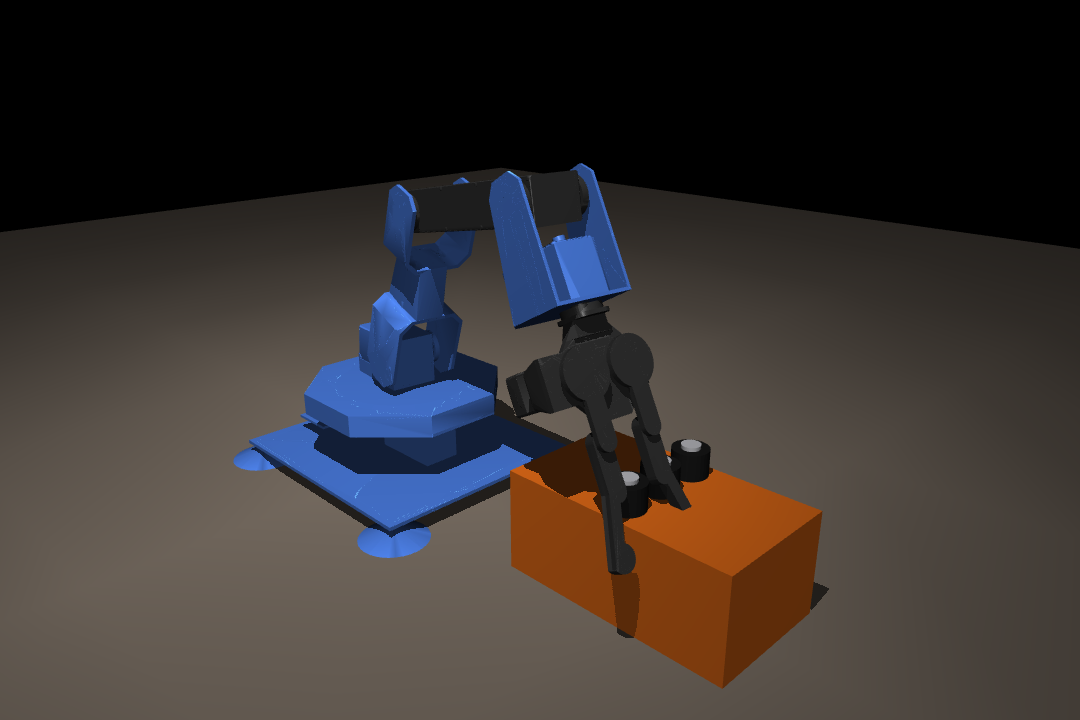
#> input picture sim/grasp_knob0.png, 1080 x 720 px
$ python -i knobs2.py   (imports and definitions only)
#> lines starting #> are read from the running program, lines starting #| are printed output that depends on the picture; after the words box and inside, x2 and y2 are one past the last pixel; in counts of white or black regions, pixels touching at a corner belong together
#> further down, picture is the input picture: shape (720, 1080, 3); mean B, G, R 47.7, 49.8, 55.4
#> in find, `hsv = cv2.cvtColor(frame, cv2.COLOR_BGR2HSV)`: hsv: shape (720, 1080, 3); mean H, S, V 17.4, 51.5, 62.1
#!/usr/bin/env python3
"""Find knobs on the pedal. Classical tier; ML tier lives in knobs_ml.py.

What the pixels actually look like, measured on the bench photos rather than
assumed:

  the orange pedal      hue 13ish, saturation 150+
  the black knob body   any hue, very low value
  the metal cap on top  low saturation (grey), value above the body
  the white pointer     a tab sticking out of the cap, so the cap blob is a
                        circle with a bump, not a clean circle

Two traps that cost real debugging time and are encoded in the thresholds:

1. Brightness alone does NOT find the cap. Under a hot exposure the orange
   pedal is brighter than the grey cap, so a "top N percent brightest" rule
   selects the pedal. Saturation is the honest discriminator: the cap is
   grey, the pedal is vivid. The bright/dark split is then made by Otsu on
   just the low-saturation pixels.
2. The white cells of an ArUco tag are also grey and bright, so they look
   exactly like a cap. What separates them is shape: a square fills its
   bounding box (ratio near 1.0) while a disc fills about 0.785. Hence the
   UPPER bound on bounding-box fill. A lower bound alone lets every tag cell
   through, which is what happened first.

The final say belongs to the dark-ring test: a real cap is ringed by the
black knob body, and nothing else in the scene is.

    knobs = find(frame)                       # pixel coordinates
    knobs = find(frame, view=plane_view)      # adds mm in the pedal frame
"""
import numpy as np
import cv2

# hue band of the DS-1 body; wide enough for blown highlights
ORANGE_H = (3, 32)
ORANGE_S = 55
GREY_S = 90          # above this a pixel is coloured, so not a metal cap
RING = 1.35          # sample the knob body at this multiple of the cap radius
DARK_FRAC = 0.45     # this much of that ring must be dark to accept the cap
AREA_FRAC = (0.0015, 0.08)    # cap area as a fraction of the frame
ASPECT = (0.65, 1.55)
BBFILL = (0.50, 0.88)         # upper bound is what rejects square tag cells
CIRCLE_FILL = 0.50            # area / area of min enclosing circle


def _cap_mask(hsv):
    """Pixels that could be a metal cap, plus the value cut used to find them."""
    H, S, V = cv2.split(hsv)
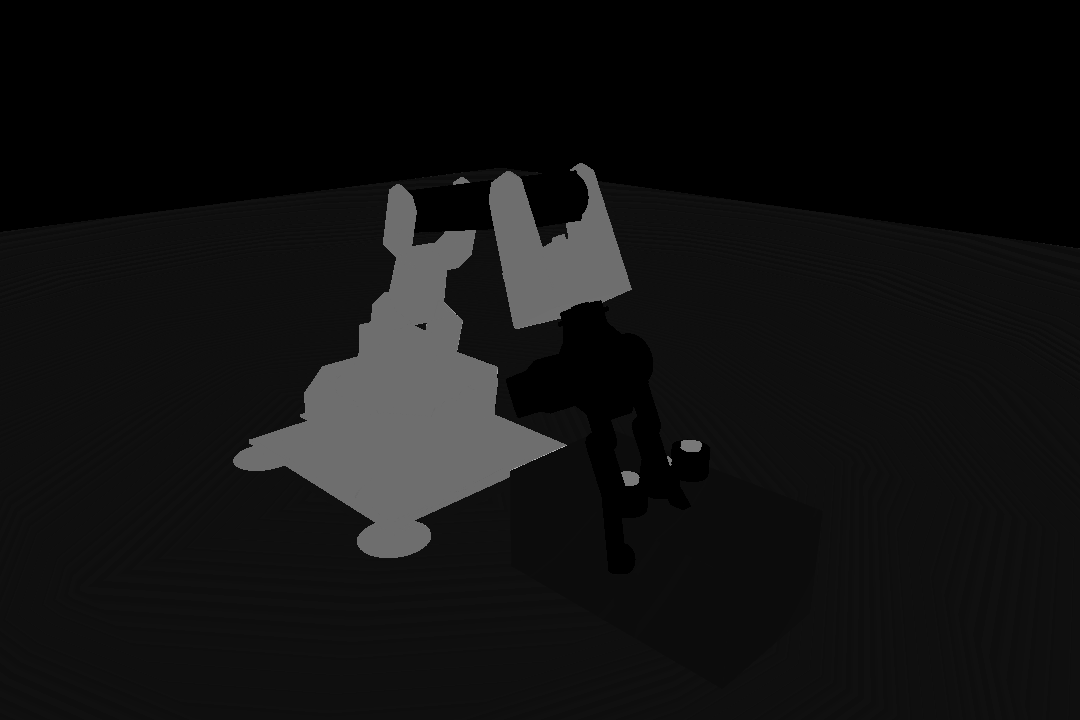
#> H: shape (720, 1080); min 0, max 177, mean 17.4
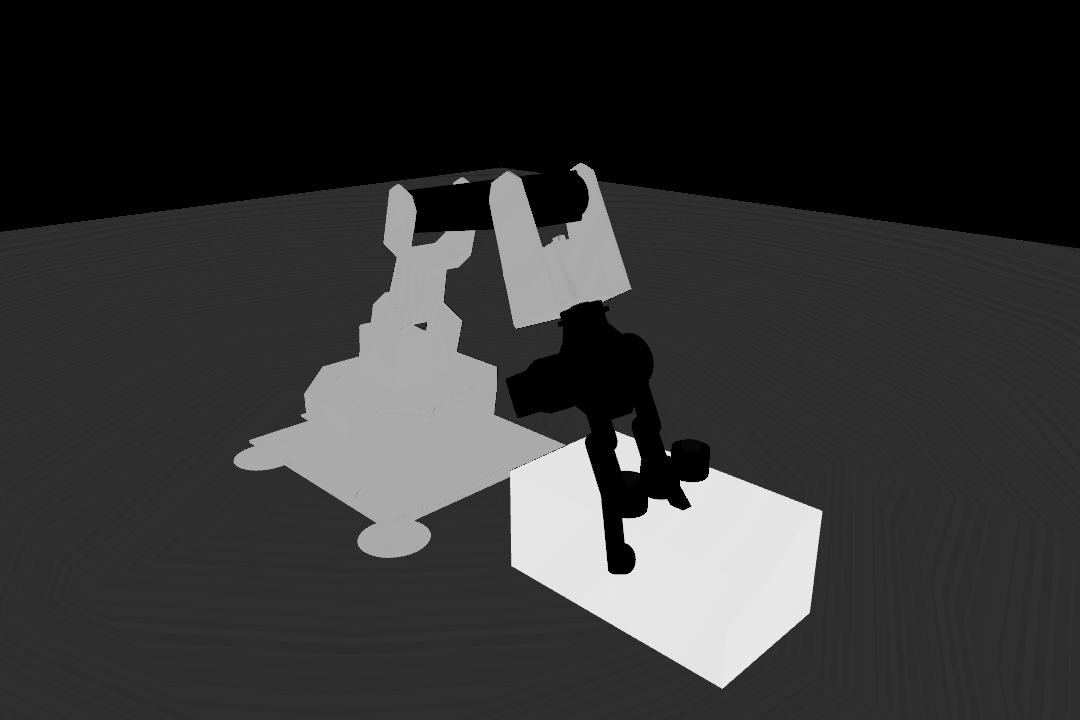
#> S: shape (720, 1080); min 0, max 231, mean 51.5
    orange = (H >= ORANGE_H[0]) & (H <= ORANGE_H[1]) & (S >= ORANGE_S)
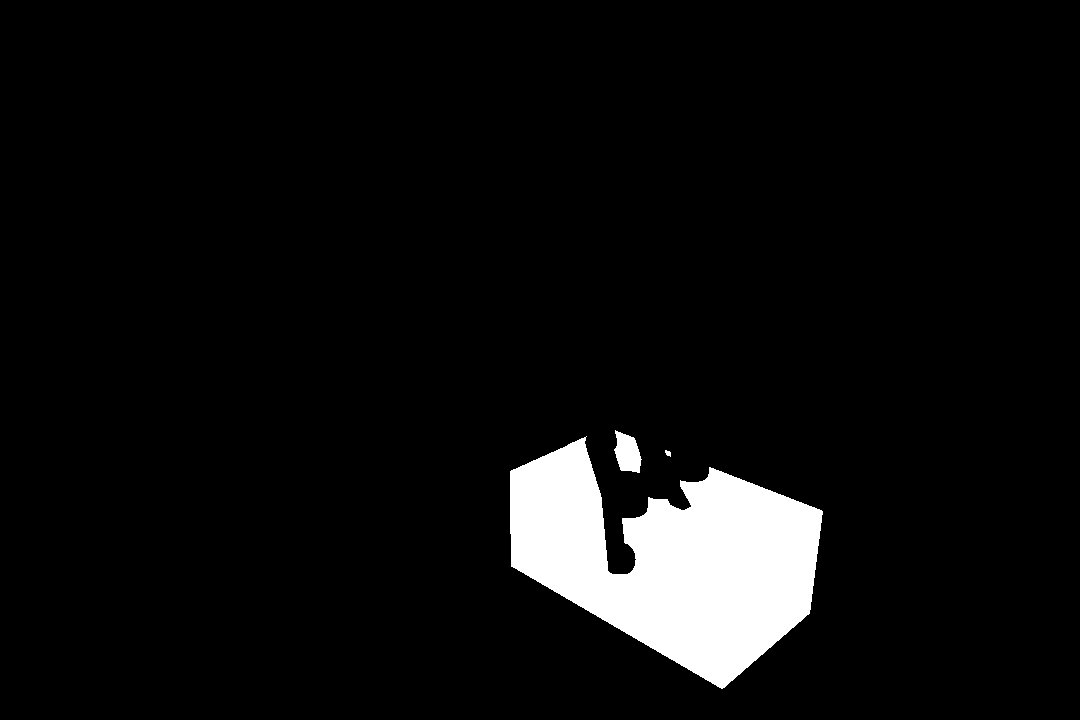
#> orange: shape (720, 1080) bool; 5.9% white; 3 white regions, box (x1, y1, x2, y2) and area: (510, 436, 823, 689) 44687, (614, 430, 642, 473) 813, (665, 450, 671, 457) 28
    grey = (~orange) & (S < GREY_S)
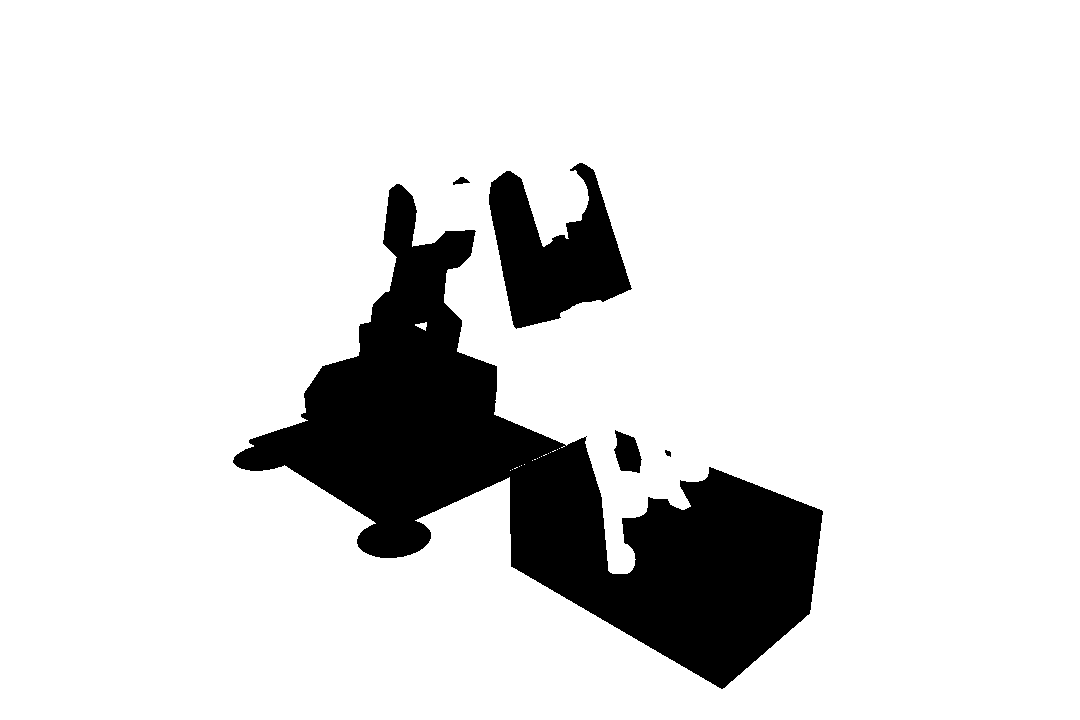
#> grey: shape (720, 1080) bool; 86.6% white; 5 black regions, box (x1, y1, x2, y2) and area: (233, 184, 823, 689) 90151, (489, 163, 632, 329) 12971, (614, 430, 642, 473) 813, (453, 177, 470, 185) 74, (665, 450, 671, 457) 28
    if grey.sum() < 500:
        return None, None
    cut, _ = cv2.threshold(V[grey].astype(np.uint8), 0, 255,
                           cv2.THRESH_BINARY + cv2.THRESH_OTSU)
#> cut = 45
    cap = (grey & (V > cut)).astype(np.uint8)
#> cap: shape (720, 1080); values 0 (black) and 1 (white), 50.2% white; 3 black regions (2 under 20 px), largest, box (x1, y1, x2, y2) and area: (0, 0, 1080, 689) 387524
    cap = cv2.morphologyEx(cap, cv2.MORPH_CLOSE, np.ones((7, 7), np.uint8))
#> cap: shape (720, 1080); values 0 (black) and 1 (white), 50.4% white; 1 black region, box (x1, y1, x2, y2) and area: (0, 0, 1080, 687) 385957
    cap = cv2.morphologyEx(cap, cv2.MORPH_OPEN, np.ones((5, 5), np.uint8))
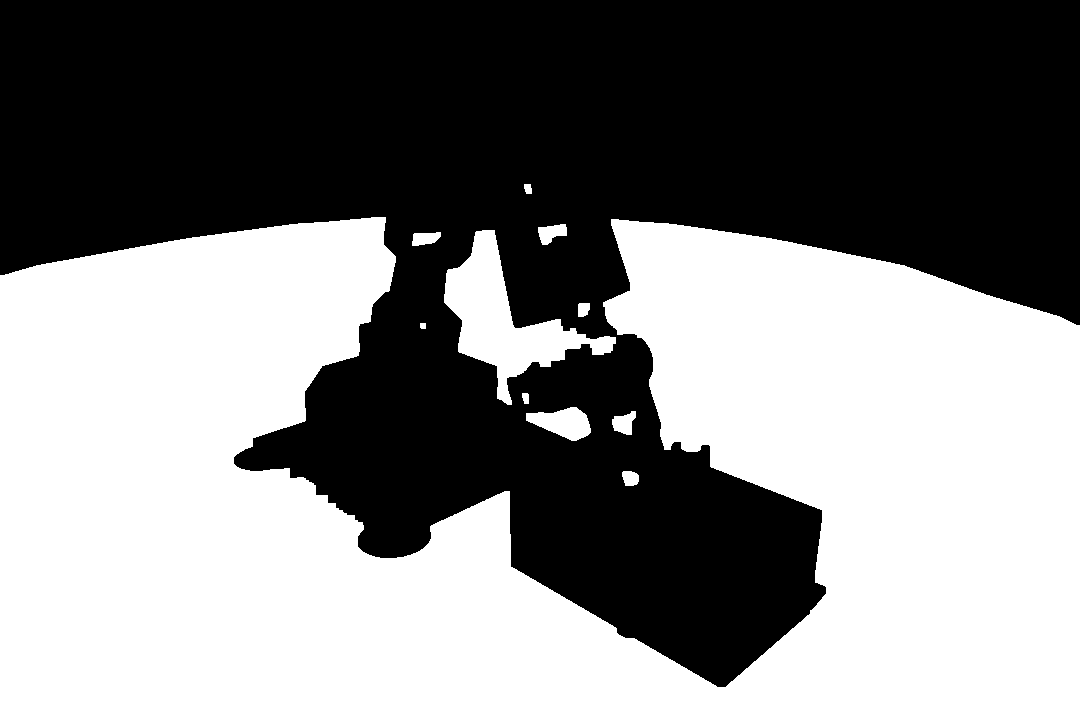
#> cap: shape (720, 1080); values 0 (black) and 1 (white), 50.3% white; 1 black region
    return cap, float(cut)


def _dark_ring(V, cx, cy, r, cut, ring=RING):
    """Fraction of a ring at r*ring that is darker than the cap/body cut."""
    th = np.linspace(0, 2 * np.pi, 64, endpoint=False)
    rr = r * ring
    ys = np.clip((cy + rr * np.sin(th)).astype(int), 0, V.shape[0] - 1)
    xs = np.clip((cx + rr * np.cos(th)).astype(int), 0, V.shape[1] - 1)
    return float((V[ys, xs].astype(float) < cut).mean())


def find(frame, view=None, dark_frac=DARK_FRAC):
    """-> [{name, cx, cy, r_px, conf, source, cx_mm, cy_mm, r_mm}], best first.

    view: an aruco_locate.PlaneView. When given, millimetre fields are filled
    in and the list is sorted along the pedal's own x axis so knob names stay
    stable as the camera moves.
    """
    hsv = cv2.cvtColor(frame, cv2.COLOR_BGR2HSV)
    V = hsv[:, :, 2]
    cap, cut = _cap_mask(hsv)
#> cut = 45
    if cap is None:
        return []
    area = frame.shape[0] * frame.shape[1]
#> area = 777600
    cnts, _ = cv2.findContours(cap, cv2.RETR_EXTERNAL, cv2.CHAIN_APPROX_SIMPLE)
#> cnts = 11 contours; largest, box (x1, y1, x2, y2) and area: (0, 217, 1080, 720) 375958, (444, 230, 616, 405) 9438, (526, 407, 591, 441) 1289, (538, 224, 567, 245) 353, (612, 411, 636, 435) 336
    out = []
    for c in cnts:
        a = cv2.contourArea(c)
        if not (AREA_FRAC[0] * area < a < AREA_FRAC[1] * area):
            continue
        (cx, cy), r_min = cv2.minEnclosingCircle(c)
        x, y, w, h = cv2.boundingRect(c)
        aspect, bbfill = w / max(h, 1), a / (w * h)
        circle_fill = a / (np.pi * r_min * r_min)
        if not (ASPECT[0] < aspect < ASPECT[1]):
            continue
        if not (BBFILL[0] < bbfill < BBFILL[1]):
            continue
        if circle_fill < CIRCLE_FILL:
            continue
        r = float(np.sqrt(a / np.pi))          # equivalent-circle radius
        df = _dark_ring(V, cx, cy, r, cut)
        if df < dark_frac:
            continue
        out.append(dict(cx=float(cx), cy=float(cy), r_px=r, conf=round(df, 3),
                        source='classical'))
#> this loop made 11 passes
#> a on passes 1, 2, 4, 5, 6, 7, 9, 10, 11: 187.5, 336.5, 51.5, 24.5, 125.5, 269, 353, 375958.5, 53.5
#> (a, cx, cy, r_min, x, y, w, h) on passes 3, 8: (1289, 558, 422.5, 33.38, 526, 407, 65, 34), (9438.5, 525.9, 311.3, 94.57, 444, 230, 172, 175)
#> after the loop, out = []
    if view is not None:
        for k in out:
            k['cx_mm'], k['cy_mm'] = view.to_mm(k['cx'], k['cy'])
            edge = view.to_mm(k['cx'] + k['r_px'], k['cy'])
            k['r_mm'] = float(np.hypot(edge[0] - k['cx_mm'], edge[1] - k['cy_mm']))
        out.sort(key=lambda k: (k['cx_mm'], k['cy_mm']))
    else:
        out.sort(key=lambda k: -k['conf'])
    for i, k in enumerate(out):
        k['name'] = f'knob{i}'
#> this loop made 0 passes
    return out


def draw(frame, knobs, colour=(0, 255, 0)):
    vis = frame.copy()
    for k in knobs:
        cv2.circle(vis, (int(k['cx']), int(k['cy'])), int(k['r_px']), colour, 3)
        cv2.putText(vis, f"{k['name']} {k['conf']:.2f}",
                    (int(k['cx']) - 45, int(k['cy'] - k['r_px']) - 8),
                    cv2.FONT_HERSHEY_SIMPLEX, 0.6, colour, 2)
    return vis


# [62 lines not run here, left out]

>>> import cv2
>>> picture = cv2.imread('../sim/grasp_knob0.png')
>>> result = find(picture)
#> result = []
